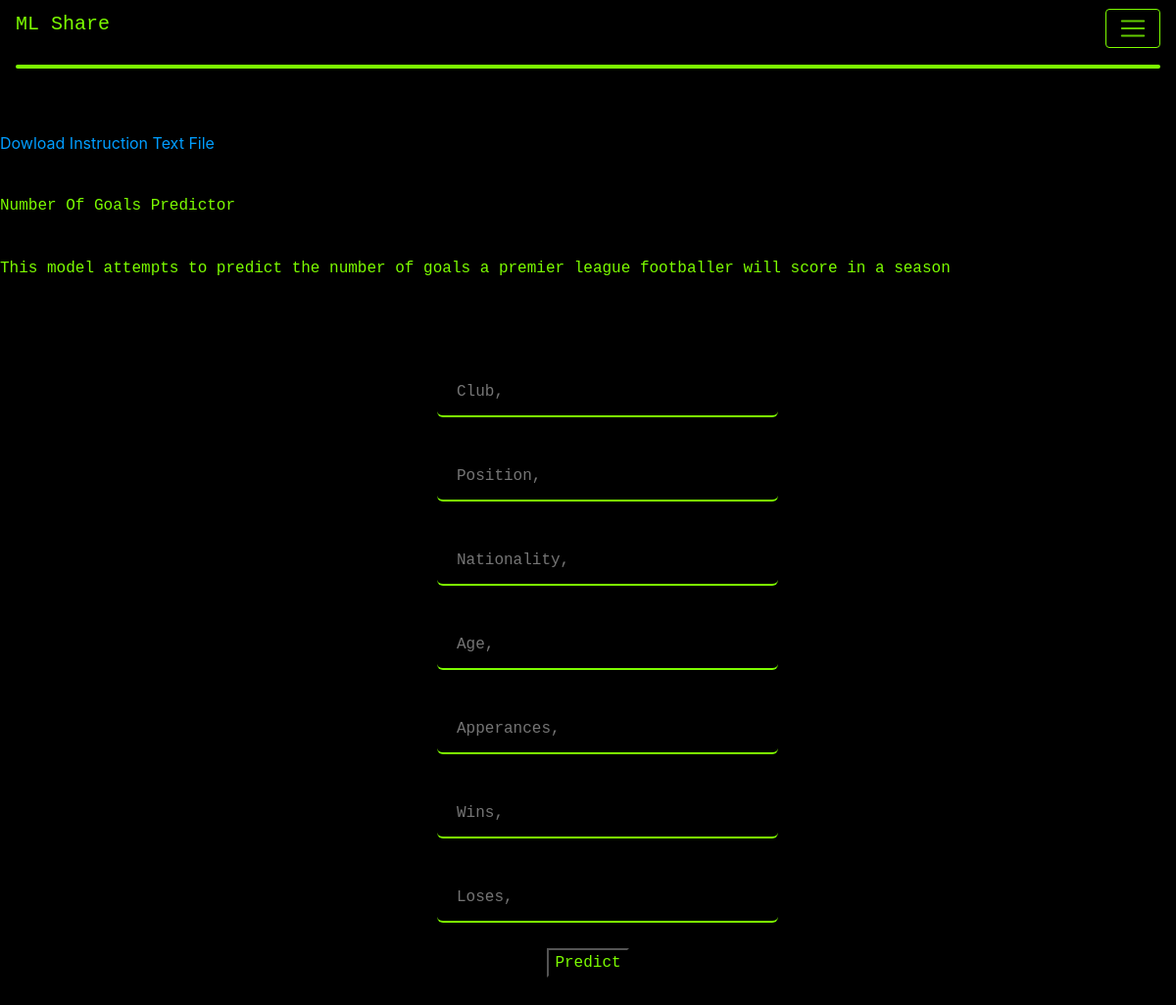
Page /Number Of Goals Predictor on the earlier database version.
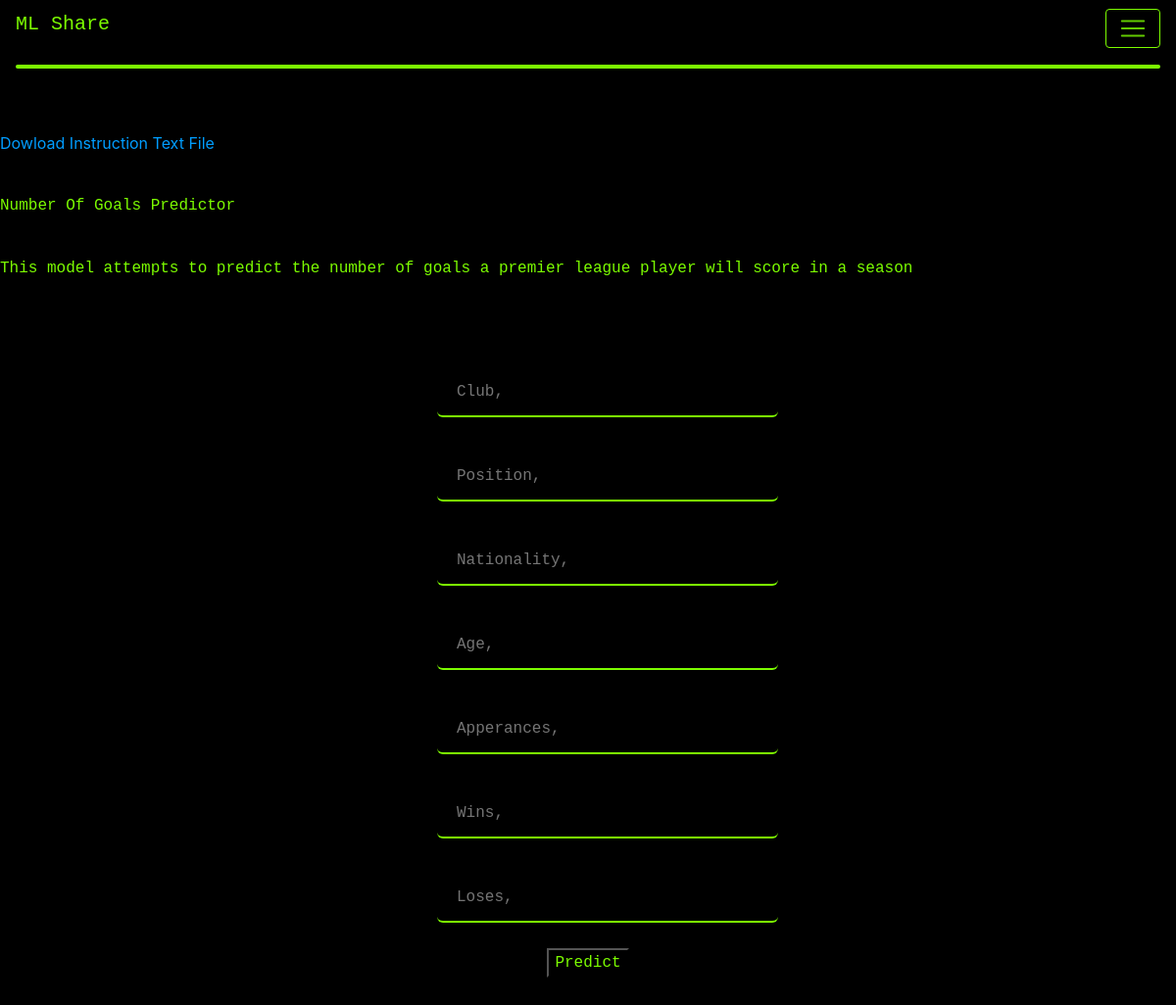
Same page on the later database version.
### app.py (models this page shows, shortened)
class models(db.Model):
    _id = db.Column("id", db.Integer, primary_key=True)
    filename = db.Column(db.String(50))
    filedescription = db.Column(db.String(200))
    data = db.Column(db.LargeBinary)
    instructions = db.Column(db.LargeBinary)
    isround = db.Column(db.String(50))
    dictionary = db.Column(db.LargeBinary)
    parameterorder = db.Column(db.String(50))
    numberofparameters = db.Column(db.Integer())

### app.py (the view, shortened to what this page needs)
@app.route("/<name>", methods=["POST", "GET"])
def view_model(name):
    mymodel = models.query.filter_by(filename=name).first()
    text_data = BytesIO(mymodel.dictionary).readlines()
    new_lines = []
    for i in range(0, len(text_data)):
        text_data[i] = text_data[i].strip().decode("utf-8")
        new_lines.append(text_data[i].split(":"))
    just_names = []
    for i in new_lines:
        just_names.append(f"{i[0]},{i[2]}".split(","))
    my_dict = {}
    for n in new_lines:
        my_dict[f"{n[0].lower()},{n[2]}"] = n[1]
    return render_template("viewmodel.html", model=mymodel, parameters=mymodel.parameterorder.split(","), l=mymodel.numberofparameters)

### templates/viewmodel.html (shortened to what this page needs)
{% extends "base.html" %}
{% block content %}
<head>
    <link rel="stylesheet" href="/static/styles/style.css"/>
    </head>
<p>&ensp;</p>
<a href = {{ url_for('download_instruct' ,instructname=model.filename) }}>Dowload Instruction Text File</a>
<p>&ensp;</p>
    <h8>{{model.filename}}</h8>
    <p>&ensp;</p>
    <h8>{{model.filedescription}}</h8>
    <p>&ensp;</p>
    <p>&ensp;</p>
    <form action="" method="post", style="text-align: center;">
        <ol>
            {% for i in range(0, l) %}
                <p><input type="text", name={{i}}, placeholder={{parameters[i]}}, size="150", required/></p>
            {% endfor %}
        </ol>
        <p><input type="submit" value="Predict"/></p>
    </form>
    <p>&ensp;</p>
{% endblock %}

Differences in the rows shown:
changed models "Number Of Goals Predictor": filedescription "This model attempts to predict the number of goals a premier league footballer will score in a season" → "This model attempts to predict the number of goals a premier league player will score in a season"
